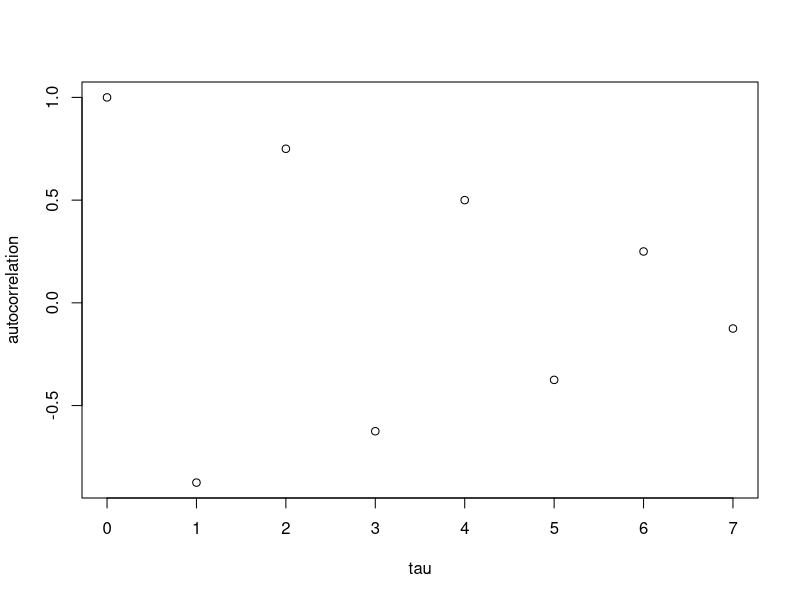

The R script that drew this image:
stdev <- function(x) {
  mu <- mean(x)
  res <- ((x - mu) %*% (x - mu)) / length(x)
  sqrt(res)
}

x <- rep(c(1, -1), 4)
#a <- seq(0,4*pi,length=100)
#x <- sin(a)
print(x)

if (length(x) < 2 || length(x) %% 2 != 0 || stdev(x) == 0) {
  print("error: for n-vector x, need n > 1 and even, with stdev != 0")
  q()
}

mu <- mean(x)

# z-scoring - z is the standardized version of x
z <- c(1 / stdev(x))*(x-c(mu))
N <- length(z)

ac <- function(z, tau) {
  sum <- 0
  for(i in seq(1,N-tau)) {
    sum <- sum + z[i]*z[i+tau]
  }
  sum / N
  # my way of normalizing it so that exactly matching = 1 for all tau
  # sum / (N-tau) 
}

ac_results <- c(rep(0,N))

for(i in seq(0,N-1)) ac_results[i+1] <- ac(z,i)

plot(seq(0,N-1),ac_results,xlab = "tau", ylab ="autocorrelation")

mat <- matrix(data = c(seq(0,N-1),ac_results),nrow=8,ncol=2,byrow=FALSE)
colnames(mat) <- c("tau","acf")

print(mat)


